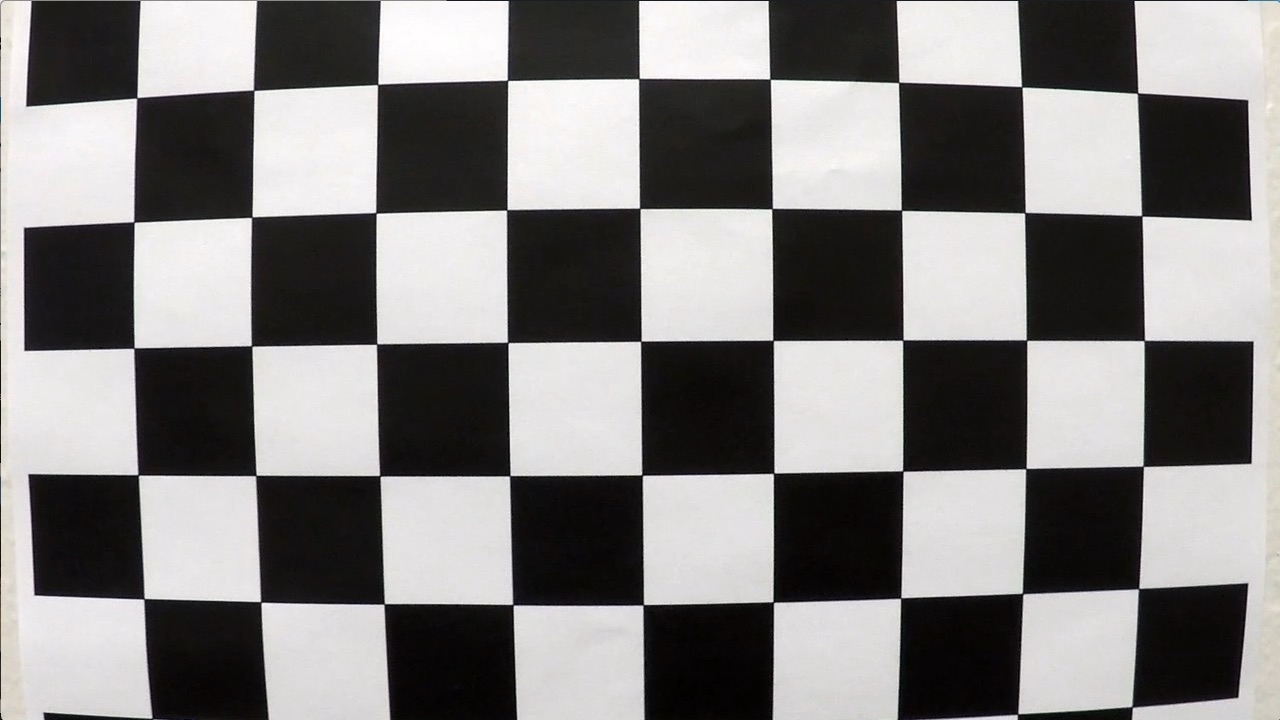
#> input picture camera_cal/calibration1.jpg, 1280 x 720 px; its folder holds 4 pictures in this run
$ python video_pipeline.py camera_cal/calibration1.jpg camera_cal/calibration10.jpg   (older library calls are emulated)
#> lines starting #> are read from the running program, lines starting #| are printed output that depends on the picture
### calibration.py
# -*- coding: utf-8 -*-
# encoding=utf8


"""
 Written by Mouad Hadji (@itismouad)
"""

import os
import sys
import glob
import pickle
import cv2
import random
from scipy import ndimage
from tqdm import tqdm
import pandas as pd
import numpy as np
import matplotlib.pyplot as plt
import matplotlib.image as mpimg
from collections import deque
from moviepy.editor import VideoFileClip


class CameraCalibration():


    def __init__(self, camera_path):
        self.camera_path = camera_path
        self.nx = 9
        self.ny = 6
        self.objpoints = [] # 3D points in real space
        self.imgpoints = [] # 2D points in image picture
        self.objp = np.zeros((self.ny*self.nx,3), np.float32) # Prepare object points
        self.objp[:,:2] = np.mgrid[0:self.nx,0:self.ny].T.reshape(-1,2) # x and y cordinates.
        self.old_images = []
        self.new_images = []
        # calibrate
        self.run()


    def load_images(self):
        camera_cal_list = [os.path.join(self.camera_path, imname) for imname in os.listdir(self.camera_path)]
        camera_cal_img = [cv2.imread(full_imname) for full_imname in camera_cal_list]
        return camera_cal_img


    def find_corners(self, img):
        '''
        Inputs
        img: input chessboard image
        nx: number of inside corners on the x axis
        ny: number of inside corners on the y axis
        ---
        Returns
        matrix of corners if there were corners
        '''
        gray = cv2.cvtColor(img, cv2.COLOR_BGR2GRAY)
        ret, corners = cv2.findChessboardCorners(gray, (self.nx, self.ny), None)
        if ret == True:
            return corners

    def run(self):
        '''
        Load images, find corners and store them for calibration images
        '''
        # load all images
        camera_cal_img = self.load_images()
        # find corners in images
        camera_cal_corners = [self.find_corners(img) for img in camera_cal_img]

        for img, corners in zip(camera_cal_img, camera_cal_corners):
            if corners is not None:
                self.imgpoints.append(corners)
                self.objpoints.append(self.objp)

                new_image = cv2.drawChessboardCorners(img.copy(), (9,6), corners, True)

                self.old_images.append(img)
                self.new_images.append(new_image)

        ## camera calibration given all object points and image points
        img_shape = self.old_images[0].shape
        self.ret, self.mtx, self.dist, self.rvecs, self.tvecs = cv2.calibrateCamera(self.objpoints, self.imgpoints, img_shape[0:2], None, None)

        # undistorted images
        self.undist_images = [self.undistort(img) for img in self.old_images]


    def undistort(self, img):
        undist = cv2.undistort(img, self.mtx, self.dist, None, self.mtx)
        return undist

### lane_detection.py
# -*- coding: utf-8 -*-
# encoding=utf8


"""
 Written by Mouad Hadji (@itismouad)
"""

import os
import sys
import glob
import pickle
import cv2
import random
from scipy import ndimage
from tqdm import tqdm
import pandas as pd
import numpy as np


class LaneDetection():


    def __init__(self, ImageProcessing, new_src_points=None, new_dst_points=None, new_yRange=None):
        self.IP = ImageProcessing
        self.ym_per_pix = 30/720 # meters per pixel in y dimension
        self.xm_per_pix = 3.7/700 # meters per pixel in x dimension
        self.src_points = np.array([[205, 720], [1120, 720], [745, 480], [550, 480]], np.float32) if new_src_points is None else new_src_points # source points for the perspective transform
        self.dst_points = np.array([[205, 720], [1120, 720], [1120, 0], [205, 0]], np.float32) if new_dst_points is None else new_dst_points  # destination points for the perspective transform
        self.M = cv2.getPerspectiveTransform(self.src_points, self.dst_points)
        self.Minv = cv2.getPerspectiveTransform(self.dst_points, self.src_points)
        self.yRange = 719 if new_yRange is None else new_yRange # y range where curvature is measured


    # [128 lines left out: functions detect_lanes, plot_lanes, show_lanes, get_curvature, not called in this run]

### video_pipeline.py
# -*- coding: utf-8 -*-
# encoding=utf8


"""
 Written by Mouad Hadji (@itismouad)
"""

import os
import sys
import glob
import pickle
import cv2
import random
import json
from scipy import ndimage
from tqdm import tqdm
import pandas as pd
import numpy as np
import matplotlib.pyplot as plt
import matplotlib.image as mpimg
from collections import deque
from moviepy.editor import VideoFileClip

from calibration import CameraCalibration
from image_processing import ImageProcessing
from lane_detection import LaneDetection
from drawer import Drawer

input_file, output_file = str(sys.argv[1]), str(sys.argv[2])

print("Current input file: " , input_file)
print("Current output file: " , output_file)

camera_calibration_path = os.path.join(os.getcwd(), "camera_cal")
config_path = os.path.join(os.getcwd(), "config")

with open(os.path.join(config_path, 'config.json')) as json_data_file:
#> (reads config/config.json from the repository)
    config_data = json.load(json_data_file)
    robustness_params = config_data["robustness"]


class Line():

    # [37 lines left out: function __init__, not called in this run]


    def check_value_curvature(self, curve_new):
        self.radius_of_curvature_history.append(curve_new)
        return curve_new < self.params["CURVATURE_RAW_CHECK"]


    # [29 lines left out: functions check_change_curvature, check_value_fit, check_change_fit, not called in this run]


class videoPipeline():

    def __init__(self, robustness_params, frames_to_keep=10):

        # initialize helpers class
        self.CC = CameraCalibration(camera_calibration_path)
        self.IP = ImageProcessing()
        self.LD = LaneDetection(self.IP)
        self.Dr = Drawer(self.LD)

        # initialize lane lines
        self.LEFT_LINE = Line(frames_to_keep, robustness_params, 'LEFT')
        self.RIGHT_LINE = Line(frames_to_keep, robustness_params, 'RIGHT')
        self.DELTA_FROM_CENTER = None


    # [127 lines left out: functions calculate_lines_info, display_info, smart_processing, run, not called in this run]


if __name__ == "__main__":

    vP = videoPipeline(robustness_params)
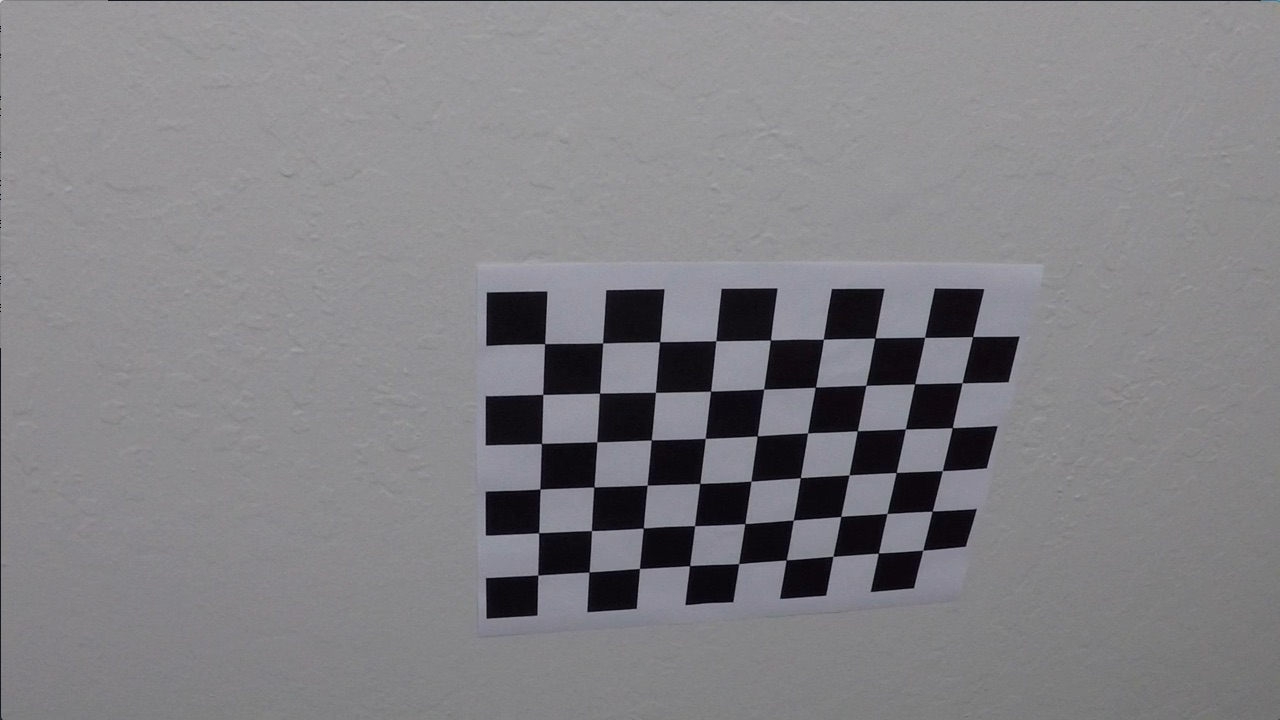
#> input picture camera_cal/calibration10.jpg, 1280 x 720 px
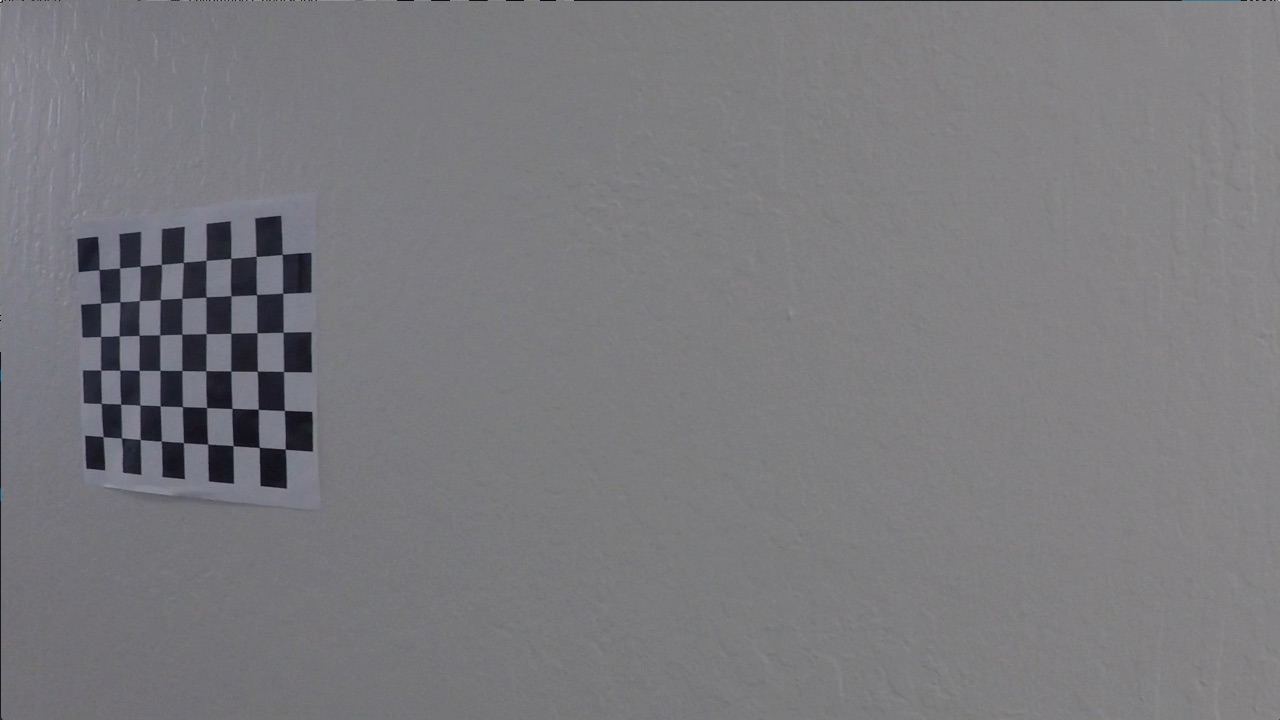
#> input picture camera_cal/calibration11.jpg, 1280 x 720 px
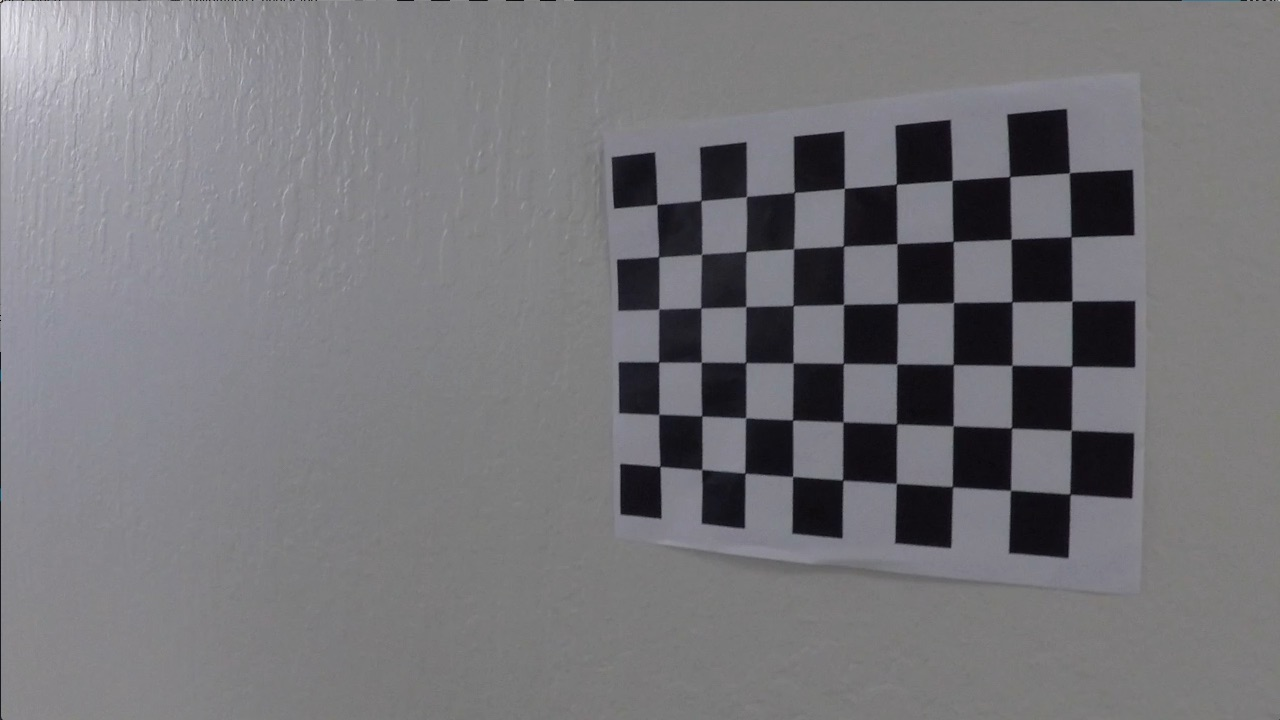
#> input picture camera_cal/calibration12.jpg, 1280 x 720 px
#> in load_images, `camera_cal_img = [cv2.imread(full_imname) for full_imname in camera_ca..`: camera_cal_img = 4 items
#> in find_corners, img is the input picture: shape (720, 1280, 3); mean B, G, R 127.8, 128.4, 130.1
#> in find_corners, `ret, corners = cv2.findChessboardCorners(gray, (self.nx, self.ny), None)`: ret = False; corners = None
#> in find_corners, img is the input picture: shape (720, 1280, 3); mean B, G, R 133.1, 129.4, 130.2
#> in find_corners (call 2), `ret, corners = cv2.findChessboardCorners(gray, (self.nx, self.ny), None)`: ret = True; corners = 54 rows, first 8: [545.3, 343.1], [602.7, 342.8], [660.1, 341.3], [715.8, 340.7], [770.6, 340], [823.5, 339.2], [874.3, 338.5], [925.1, 337.4]
#> in find_corners, img is the input picture: shape (720, 1280, 3); mean B, G, R 125.2, 121.7, 122.2
#> in find_corners (call 3), `ret, corners = cv2.findChessboardCorners(gray, (self.nx, self.ny), None)`: corners = 54 rows, first 8: [99.22, 269.6], [119.6, 268], [140.1, 266.1], [161.3, 264.5], [183.3, 262.5], [206.1, 260.3], [230.7, 258.2], [256.2, 256.3]
#> in find_corners, img is the input picture: shape (720, 1280, 3); mean B, G, R 121.6, 117.6, 118.5
#> in find_corners (call 4), `ret, corners = cv2.findChessboardCorners(gray, (self.nx, self.ny), None)`: corners = 54 rows, first 8: [658.3, 203.3], [700.5, 200.5], [746.4, 196.4], [793.7, 191.7], [845, 187.7], [896.3, 183.9], [953.3, 180], [1008.9, 176.3]
#> in run, `camera_cal_corners = [self.find_corners(img) for img in camera_cal_img]`: camera_cal_corners = 4 items
#> the loop in run, `for img, corners in zip(camera_cal_img, camera_cal_corners):` made 4 passes
#> corners on pass 1: None
#> after the loop in run, `for img, corners in zip(camera_cal_img, camera_cal_corners):`: self.imgpoints = 3 items
#> in run, `self.ret, self.mtx, self.dist, self.rvecs, self.tvecs = cv2.calibrateC..`: self.ret = 1.17; self.mtx = [[1210.6, 0, 546.2], [0, 1191.5, 408.3], [0, 0, 1]]; self.dist = [[-0.493, 1.16, -0.00284, 0.0119, -2.04]]; self.rvecs = ([0.512, -0.129, 0.0003], [0.0554, 0.564, 0.013], [0.0498, 0.762, 0.0153]); self.tvecs = ([-0.0124, -1.1, 20.68], [-13.34, -4.14, 33.47], [2.1, -3.89, 22.53])
#> in undistort (call 3), `undist = cv2.undistort(img, self.mtx, self.dist, None, self.mtx)`:
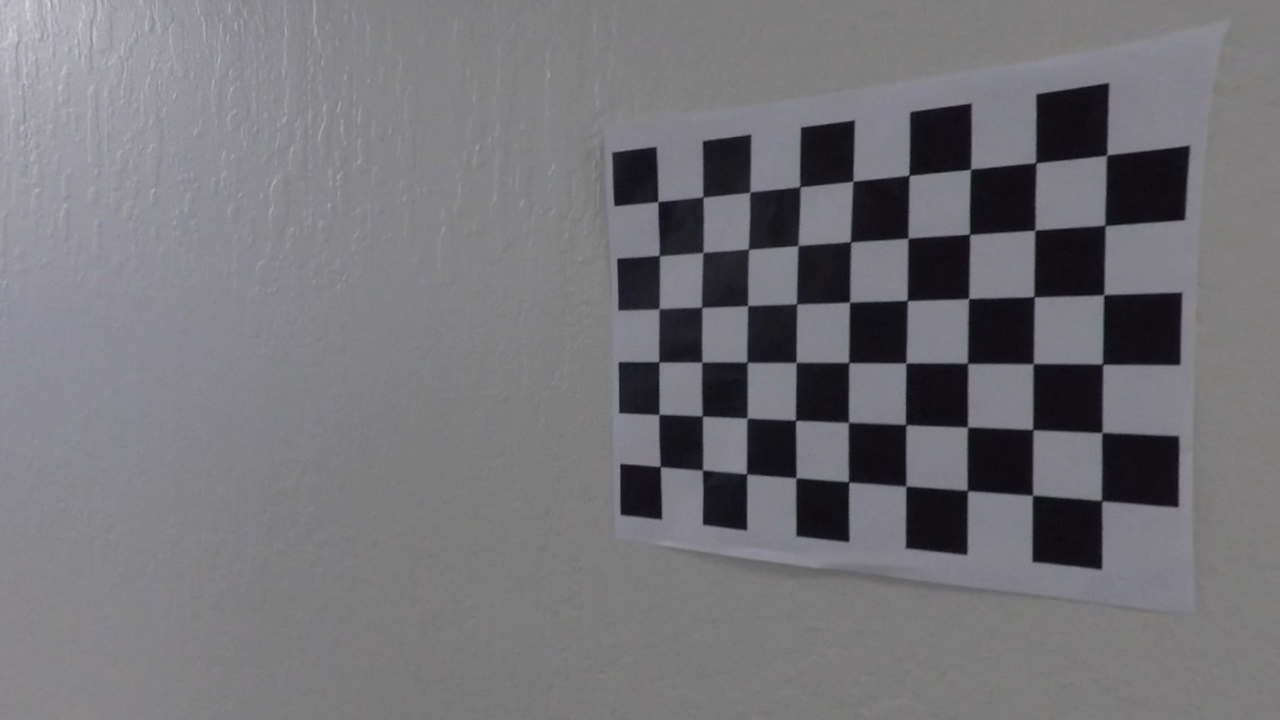
#> undist: shape (720, 1280, 3); mean B, G, R 119.7, 115.5, 116.3
#> in run, `self.undist_images = [self.undistort(img) for img in self.old_images]`: self.undist_images = 3 items
#> (the run stopped early here; a loop or call above may not have finished)
